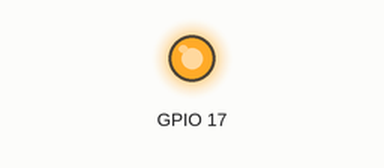
This program was run on a simulated Raspberry Pi (BCM pin numbers). On the bench: output pins drawn as LEDs (lit = HIGH). At 2.0 s the program stops and its outputs stay as they are.

Above: at 0.1 s.
At 1.1 s:
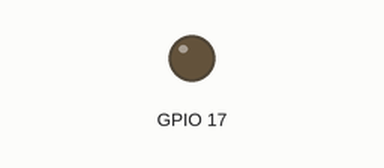
Timing chart, 0 to 2.6 s (numbered marks = the images above):
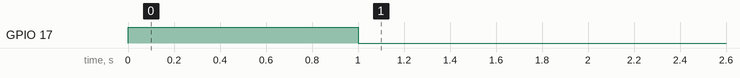

Measured:
- by itself, GPIO 17: LOW → HIGH at 0.00 s, → LOW 1.0 s later

The program:

1parpadeo.py
```python
#!/usr/bin/python
# -*- encoding: utf-8 -*-

#Importar libreria GPIO
import RPi.GPIO as GPIO

#Definir modo de trabajo para la placa BCM
GPIO.setmode(GPIO.BCM)

#Desactivo Errores
GPIO.setwarnings(False)

#Importamos la libreria time
import time

#Importamos la libreria para comandos de la consola/shell
import os

#Creamos variable para pausar
sleep = time.sleep

#Definir GPIO como Salida
GPIO.setup(17, GPIO.OUT)

#Asigno valor alto para que tenga corriente la salida de 3,3v por GPIO
GPIO.output(17, GPIO.HIGH)

#Pausar 1 segundo
sleep(1)

#Detener salida
GPIO.output(17, GPIO.LOW)

#Pausar 1 segundo
sleep(1)

#Limpiar GPIO
GPIO.cleanup()
```
